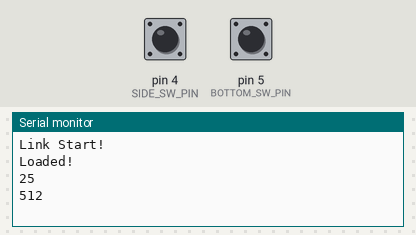
The sketch below on a simulated Arduino Mega 2560, built with avr-gcc and run on an emulated ATmega2560. Shown: the last lines printed to the serial monitor. The test bench sets the inputs (shaded band); at power-on: pin 4 (SIDE_SW_PIN) HIGH, pin 5 (BOTTOM_SW_PIN) HIGH. The audio player accepts every command and is not drawn.

Above: at 1.7 s.
1.8 s: pin 4 (SIDE_SW_PIN) pulled LOW for 0.15 s
At 3.0 s:
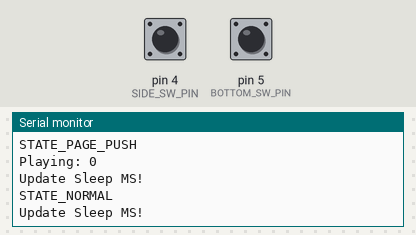
3.4 s: pin 5 (BOTTOM_SW_PIN) pulled LOW for 0.15 s
At 3.57 s:
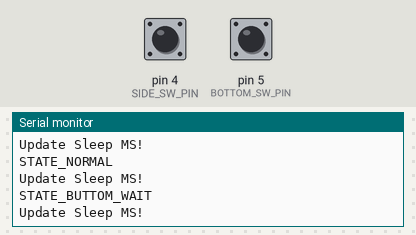
5.1 s: pin 5 (BOTTOM_SW_PIN) pulled LOW for 1 s
At 6.0 s:
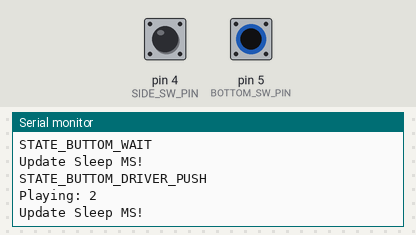
Timing chart, 0 to 8.1 s (numbered marks = the images above; inputs shaded):
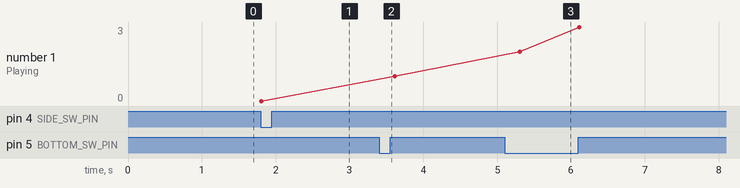

Measured:
- after the input at 1.8 s, the serial monitor: prints a new line at once (image 1)
- after the input at 3.4 s, the serial monitor: prints a new line at once (image 2)
- after the input at 5.1 s, the serial monitor: prints a new line after 0.21 s (image 3)
- plotted number 1: 0 → 1 after the input at 3.4 s, 1 → 3 after the input at 5.1 s

The sketch:

RiderBookArduino.ino
```cpp
#include "DFRobotDFPlayerMini.h"
#include <SoftwareSerial.h>

#define DF_RX_PIN      2
#define DF_TX_PIN      3

SoftwareSerial Serial1(DF_RX_PIN, DF_TX_PIN);  //RX  TX
DFRobotDFPlayerMini mp3_player;

//整个循环的等待时间，避免重复触发。
#define LOOP_DELAY_MS 10

#define SIDE_SW_PIN     4
#define BOTTOM_SW_PIN   5

#define ON  LOW
#define OFF HIGH

#define OPEN  LOW
#define CLOSE HIGH

#define STATE_NORMAL                     0 //普通状态
#define STATE_PAGE_PUSH                  1 //按下书页播放的介绍
#define STATE_BUTTOM_WAIT                2 //按下书页进入等待
#define STATE_BUTTOM_TITLE               3 //快速按下放开播放书名
#define STATE_BUTTOM_DRIVER_PUSH         4 //插入
#define STATE_BUTTOM_DRIVER_RELEASE      5 //拔出
#define STATE_BUTTOM_DRIVER_HENSHIN      6 //变身
#define STATE_BUTTOM_DRIVER_PUSH_LOOP    7 //插入，待机

bool PUSH_HENSHIN = false; //是否播放变身声音，标准板子不支持
bool PUSH_LOOP = false;    //插入后是否播放待机，标准板子不支持
#define PUSH_LOOP_DELAY_MS 10 //插入后播放待机的延迟，标准板子不支持

//之前的状态机存储
uint8_t bottom_sw        = OFF;
uint8_t side_sw          = OFF;
uint8_t prev_bottom_sw   = OFF;
uint8_t prev_side_sw     = OFF;
uint8_t state            = STATE_NORMAL;
uint8_t prev_state       = STATE_NORMAL;

void printDetail(uint8_t type, int value);

void setup(void) {
  Serial.begin(115200);
  Serial.println("Link Start!");
  processDFP();
  //mp3_player.playFolder(0, 1);

  pinMode(BOTTOM_SW_PIN,   INPUT_PULLUP);
  pinMode(SIDE_SW_PIN,     INPUT_PULLUP);
}

bool needPlay = false;
long last_ms = 0;
bool isSleeping = false;
long last_ms_Sleep = 0;

void loop() {
  unsigned long now_ms = millis();

  //获取当前状态
  bottom_sw   = digitalRead(BOTTOM_SW_PIN);
  side_sw     = digitalRead(SIDE_SW_PIN);

  //开始状态判断，先判断之前的状态，再判断之后的状态
  switch (prev_state) {
    //之前是无状态
    case STATE_NORMAL:
      if (bottom_sw == ON) {
        last_ms = now_ms;
        state = STATE_BUTTOM_WAIT;
      }
      if (side_sw == ON) {
        state = STATE_PAGE_PUSH;
        needPlay = true;
      }
      break;
    case STATE_PAGE_PUSH:
      if (side_sw == OFF) {
        state = STATE_NORMAL;
      }
      break;
    case STATE_BUTTOM_WAIT:
      if (now_ms - last_ms > 200) {
        if (bottom_sw == ON) {
          state = STATE_BUTTOM_DRIVER_PUSH;
          needPlay = true;
        } else {
          state = STATE_BUTTOM_TITLE;
          needPlay = true;
        }
      }
      break;
    case STATE_BUTTOM_TITLE:
      state = STATE_NORMAL;
      break;
    case STATE_BUTTOM_DRIVER_PUSH:
      if (PUSH_LOOP) {
        state = STATE_BUTTOM_DRIVER_PUSH_LOOP;
        needPlay = true;
      }
      if (bottom_sw == OFF) {
        state = STATE_BUTTOM_DRIVER_RELEASE;
        needPlay = true;
      }
      if (side_sw == ON) {
        state = STATE_BUTTOM_DRIVER_HENSHIN;
        needPlay = true;
      }
      break;
    case STATE_BUTTOM_DRIVER_RELEASE:
      state = STATE_NORMAL;
      break;
    case STATE_BUTTOM_DRIVER_HENSHIN:
      if (bottom_sw == OFF) {
        state = STATE_BUTTOM_DRIVER_RELEASE;
        needPlay = true;
      }
      break;
    case STATE_BUTTOM_DRIVER_PUSH_LOOP:
      if (side_sw == ON) {
        state = STATE_BUTTOM_DRIVER_HENSHIN;
        needPlay = true;
      }
      break;
  }

  print_state();
  play_music();


  if (prev_state != state) {
    Serial.println("Update Sleep MS!");
    last_ms_Sleep = now_ms;
    isSleeping = false;
  }

  if (!isSleeping && now_ms - last_ms_Sleep > 1000 * 60 * 5) {
    Serial.println("Sleep!");
    mp3_player.sleep();
    isSleeping = true;
  }

  //保存之前的状态机
  prev_bottom_sw   = bottom_sw;
  prev_side_sw     = side_sw;
  prev_state       = state;
  delay(10);
}

/*
  #define SOUND_SIDE_PAGE               "/0.mp3"
  #define SOUND_BUTTOM_TITLE            "/1.mp3"
  #define SOUND_BUTTOM_DRIVER_PUSH      "/2.mp3"
  #define SOUND_BUTTOM_DRIVER_RELEASE   "/3.mp3"
  #define SOUND_BUTTOM_DRIVER_HENSHIN   "/4.mp3"
  #define SOUND_BUTTOM_DRIVER_PUSH_LOOP "/5.mp3"
*/
#define SOUND_SIDE_PAGE               0
#define SOUND_BUTTOM_TITLE            1
#define SOUND_BUTTOM_DRIVER_PUSH      2
#define SOUND_BUTTOM_DRIVER_RELEASE   3
#define SOUND_BUTTOM_DRIVER_HENSHIN   4
#define SOUND_BUTTOM_DRIVER_PUSH_LOOP 5

void play_music() {
  if (needPlay) {
    needPlay = false;
    switch (state) {
      case STATE_PAGE_PUSH:
        play_sound(SOUND_SIDE_PAGE);
        break;
      case STATE_BUTTOM_TITLE:
        play_sound(SOUND_BUTTOM_TITLE);
        break;
      case STATE_BUTTOM_DRIVER_PUSH:
        play_sound(SOUND_BUTTOM_DRIVER_PUSH);
        break;
      case STATE_BUTTOM_DRIVER_RELEASE:
        play_sound(SOUND_BUTTOM_DRIVER_RELEASE);
        break;
      case STATE_BUTTOM_DRIVER_HENSHIN:
        if (PUSH_HENSHIN) {
          play_sound(SOUND_BUTTOM_DRIVER_HENSHIN);
        }
        break;
      case STATE_BUTTOM_DRIVER_PUSH_LOOP:
        if (PUSH_LOOP) {
          play_sound(SOUND_BUTTOM_DRIVER_PUSH_LOOP);
        }
        break;
    }
  }
}

void play_sound(int sound_status) {
  Serial.print("Playing: ");
  Serial.println(sound_status);
  mp3_player.playFolder(0, sound_status);
  //DF1201S.playSpecFile(sound_status);
}

void print_state() {
  if (prev_state != state) {
    switch (state) {
      case STATE_NORMAL:                      Serial.println(F("STATE_NORMAL"));                    break;
      case STATE_PAGE_PUSH:                   Serial.println(F("STATE_PAGE_PUSH"));                 break;
      case STATE_BUTTOM_WAIT:                 Serial.println(F("STATE_BUTTOM_WAIT"));               break;
      case STATE_BUTTOM_TITLE:                Serial.println(F("STATE_BUTTOM_TITLE"));              break;
      case STATE_BUTTOM_DRIVER_PUSH:          Serial.println(F("STATE_BUTTOM_DRIVER_PUSH"));        break;
      case STATE_BUTTOM_DRIVER_RELEASE:       Serial.println(F("STATE_BUTTOM_DRIVER_RELEASE"));     break;
      case STATE_BUTTOM_DRIVER_HENSHIN:       Serial.println(F("STATE_BUTTOM_DRIVER_HENSHIN"));     break;
      case STATE_BUTTOM_DRIVER_PUSH_LOOP:     Serial.println(F("STATE_BUTTOM_DRIVER_PUSH_LOOP"));   break;
      default: ;
    }
  }
}

void processDFP() {
  Serial1.begin(9600);

  if (!mp3_player.begin(Serial1, true, false)) {
    Serial.println("初始化失败，请检查接线！");
    while (true);
  }

  Serial.println("Loaded!");
  mp3_player.volume(25);
  Serial.println(mp3_player.readVolume());
  mp3_player.enableDAC();
  //mp3_player.randomAll();

  Serial.println(mp3_player.readState());

  if (mp3_player.available()) {
    printDetail(mp3_player.readType(), mp3_player.read()); //Print the detail message from DFPlayer to handle different errors and states.
  }


}

void printDetail(uint8_t type, int value) {
  switch (type) {
    case TimeOut:
      Serial.println(F("Time Out!"));
      break;
    case WrongStack:
      Serial.println(F("Stack Wrong!"));
      break;
    case DFPlayerCardInserted:
      Serial.println(F("Card Inserted!"));
      break;
    case DFPlayerCardRemoved:
      Serial.println(F("Card Removed!"));
      break;
    case DFPlayerCardOnline:
      Serial.println(F("Card Online!"));
      break;
    case DFPlayerPlayFinished:
      Serial.print(F("Number:"));
      Serial.print(value);
      Serial.println(F(" Play Finished!"));
      break;
    case DFPlayerError:
      Serial.print(F("DFPlayerError:"));
      switch (value) {
        case Busy:
          Serial.println(F("Card not found"));
          break;
        case Sleeping:
          Serial.println(F("Sleeping"));
          break;
        case SerialWrongStack:
          Serial.println(F("Get Wrong Stack"));
          break;
        case CheckSumNotMatch:
          Serial.println(F("Check Sum Not Match"));
          break;
        case FileIndexOut:
          Serial.println(F("File Index Out of Bound"));
          break;
        case FileMismatch:
          Serial.println(F("Cannot Find File"));
          break;
        case Advertise:
          Serial.println(F("In Advertise"));
          break;
        default:
          break;
      }
      break;
    default:
      Serial.println(F("Unknown"));
      break;
  }
}
```
